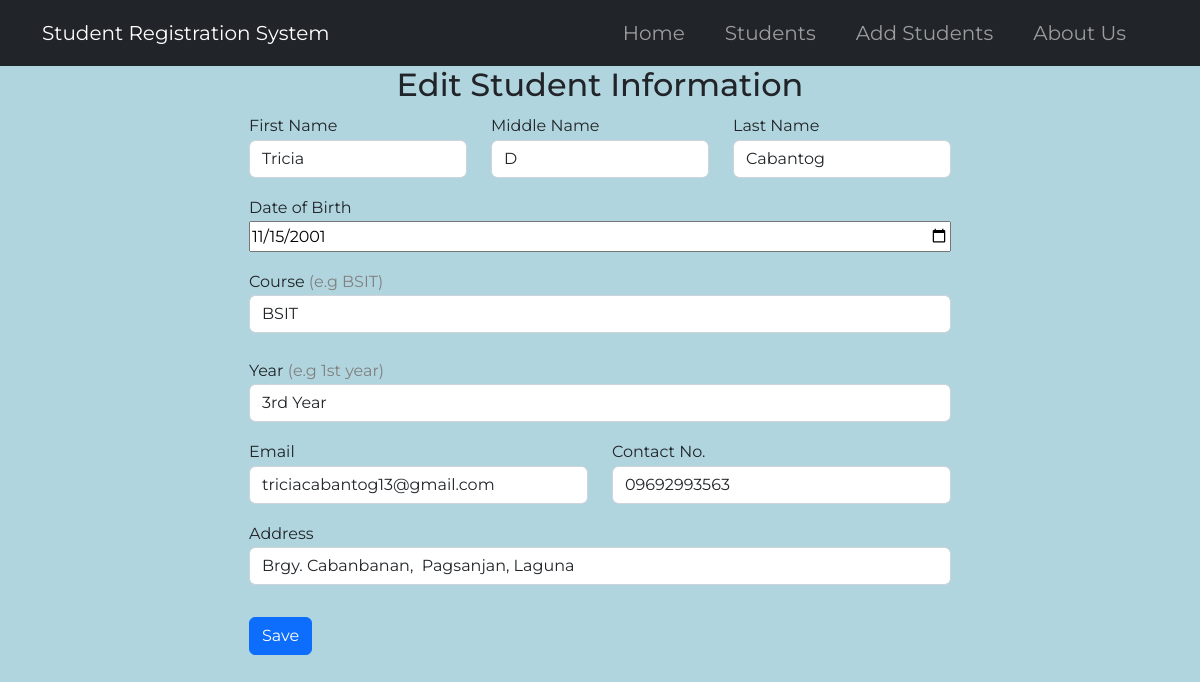
/2/edit, run on the app's committed database.
### tables this page shows
CREATE TABLE students (
    stud_ID INTEGER PRIMARY KEY AUTOINCREMENT,
    stud_fname TEXT NOT NULL,
    stud_mname TEXT,
    stud_lname TEXT NOT NULL,
    stud_dob DATE NOT NULL,
    stud_course TEXT NOT NULL,
    stud_year TEXT NOT NULL,
    stud_email TEXT NOT NULL,
    stud_contact TEXT NOT NULL,
    stud_address TEXT NOT NULL
);

### app.py (the view, shortened to what this page needs)
@app.route('/<int:ID>/edit', methods=('GET','POST'))
def edit(ID):
    student = get_student(ID)
    return render_template('edit.html', student=student)

### app.py (called while the page is built)
def get_db_connection():
    conn = sqlite3.connect('database.db')
    conn.row_factory = sqlite3.Row
    return conn

def get_student(ID):
    conn = get_db_connection()
    students = conn.execute('SELECT * FROM students WHERE stud_ID = ?', (ID,)).fetchone()
    conn.close()
    if students is None:
        abort(404)
    return students

### templates/edit.html
{% extends 'base.html' %}
{% block content%}
<h2 class="text-center">{%block title%} Edit Student Information {%endblock%}</h2>
<section class="d-flex flex-column justify-content-center align-items-center">
    <form method="post" class=" d-flex flex-column gap-3">
        <div class="form-group d-flex  gap-4">
            <div class="name">
                <label for="first-name">First Name</label>
                <input type="text" name="first-name" placeholder="Enter your first name" class="form-control"
                    value="{{ request.form['stud_fname'] or student['stud_fname'] }}" required>
            </div>
            <div class="name">
                <label for="middle-name">Middle Name</label>
                <input type="text" name="middle-name" placeholder="Enter your middle name" class="form-control"
                    value="{{ request.form['stud_mname']  or student['stud_mname'] }}">
            </div>
            <div class="name">
                <label for="last-name">Last Name</label>
                <input type="text" name="last-name" placeholder="Enter your last name" class="form-control"
                    value="{{ request.form['stud_lname']  or student['stud_lname'] }}" required>
            </div>
        </div>
        <div class="form-group d-flex flex-column">
            <label for="">Date of Birth</label>
            <input type="date" name="dob" value="{{ request.form['stud_dob']  or student['stud_dob'] }}" required>
        </div>
        <div class="form-group d-flex flex-column gap-4">
            <div class="col">
                <label for="course">Course <span style="color: gray;">(e.g BSIT)</span></label>
                <input type="text" name="course" placeholder="Enter your course" class="form-control"
                    value="{{ request.form['stud_course']  or student['stud_course'] }}" required>
            </div>
            <div class="col">
                <label for="year">Year <span style="color: gray;">(e.g 1st year)</span></label>
                <input type="text" name="year" placeholder="Enter your year level" class="form-control"
                    value="{{ request.form['stud_year']  or student['stud_year'] }}" required>
            </div>
        </div>
        <div class="form-group d-flex gap-4">
            <div class="col">
                <label for="email">Email</label>
                <input type="email" name="email" id="email" placeholder="Enter your email" class="form-control"
                    value="{{ request.form['stud_email']  or student['stud_email']}}" required>
            </div>
            <div class="col">
                <label for="contact">Contact No.</label>
                <input type="tel" name="contact" id="contact" placeholder="Enter your Contact No." class="form-control"
                    value="{{ request.form['stud_contact']  or student['stud_contact'] }}">
            </div>
        </div>
        <div class="form-group">
            <label for="address">Address</label>
            <input type="tel" name="address" id="address" placeholder="Enter your address" class="form-control"
                value="{{ request.form['stud_address']  or student['stud_address']}}">
        </div>
        <div class="form-group mt-3">
            <button type="submit" class="btn btn-primary">Save</button>
        </div>
    </form>
</section>
{% endblock %}

### static/css/style.css (style rules this page uses)
:root { --card-box: #537FA4; --bg-color: #B1D5DE; }
body { font-family: 'Montserrat', sans-serif; line-height: 1.7; background-color: var(--bg-color); }

### data on the page
students: first-name "Tricia", middle-name "D", last-name "Cabantog", dob "11/15/2001", course "BSIT", year "3rd Year", email "triciacabantog13@gmail.com", contact "09692993563", address "Brgy. Cabanbanan, Pagsanjan, Laguna"
